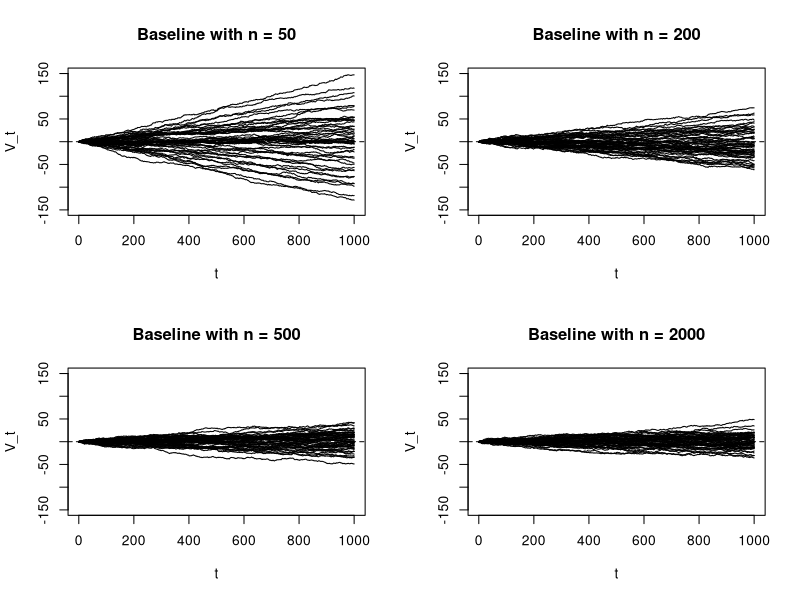
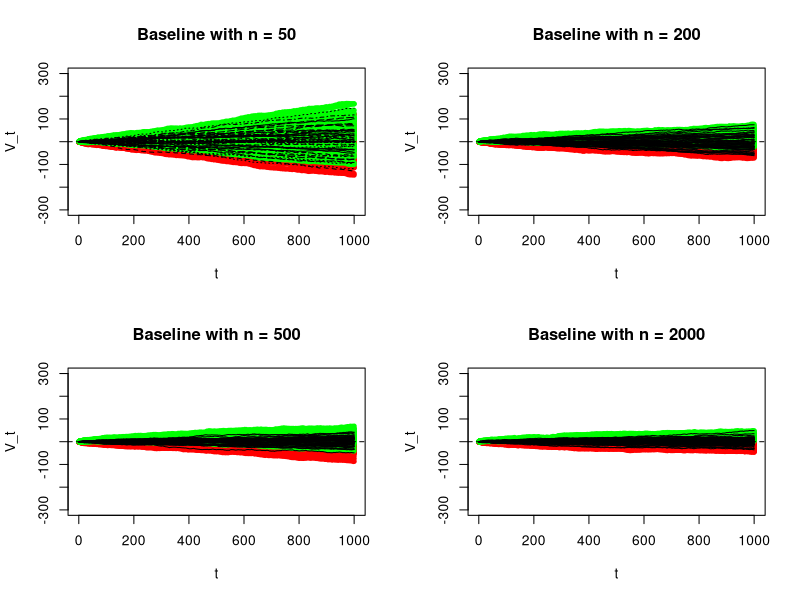
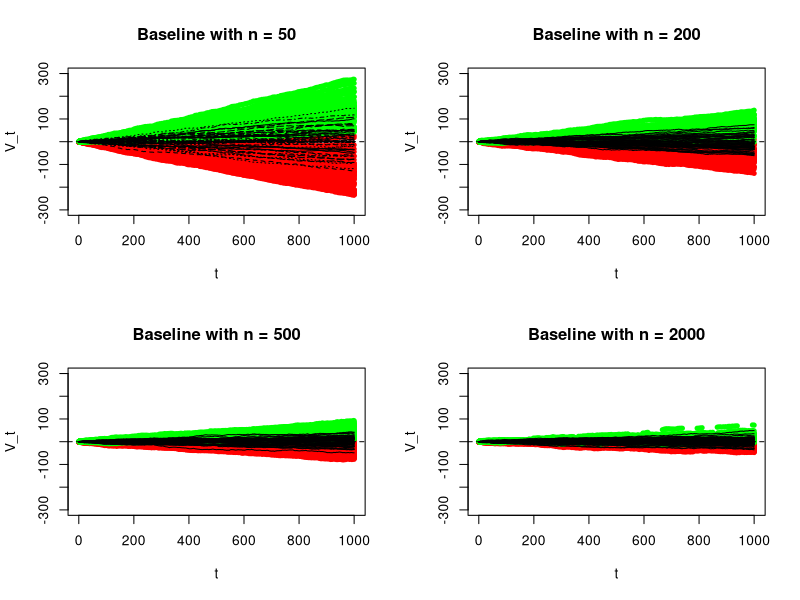

These charts were generated, in order, by the following R code:
rm(list = ls())
set.seed(10)
nbase1 <- 50
nbase2 <- 200
nbase3 <- 500
nbase4 <- 2000
vlad <- function(nbase){
  A <- matrix(nrow = 50, ncol = 1000)
  for(i in 1:50){
    xlogregbase <- data.frame(x1 = rbinom(nbase, 1, 0.2), x2 = runif(nbase, 0, 1), x3 = rnorm(nbase, 0, 2))
    xlogregrun <- data.frame(x1 = rbinom(1000, 1, 0.2), x2 = runif(1000, 0, 1), x3 = rnorm(1000, 0, 2))
    xbetabase <- xlogregbase$x1 + xlogregbase$x2 + xlogregbase$x3
    xbetarun <- xlogregrun$x1 + xlogregrun$x2 + xlogregrun$x3
    xlogregbase$y <- rbinom(nbase, size = 1, prob = exp(xbetabase)/(1+exp(xbetabase)))
    xlogregrun$y <- rbinom(1000, size = 1, prob = exp(xbetarun)/(1+exp(xbetarun)))
    regmod <- glm(y~x1+x2+x3, data <- xlogregbase, family = binomial("logit"))
    pred <- predict(regmod, newdata = xlogregrun, type = "response")
    V <- numeric(0)
    V[1] <- pred[1] - xlogregrun$y[1]
    for(j in 2:1000){
      V[j] <- V[j-1] + (pred[j] - xlogregrun$y[j])
    }
    dim(V) <- c(1000, 1)
    A[i, ] <- V
  }
  return(A)
}
vlad1 <- vlad(nbase1)
vlad2 <- vlad(nbase2)
vlad3 <- vlad(nbase3)
vlad4 <- vlad(nbase4)
par(mfrow = c(2, 2))
matplot(t(vlad1), type = "l", lty = 1, main = "Baseline with n = 50", col = 1, 
        ylim = c(-150, 150), ylab = "V_t", xlab = "t")
abline(h = 0, lty = 2)
matplot(t(vlad2), type = "l", lty = 1, main = "Baseline with n = 200", col = 1,  
        ylim = c(-150, 150), ylab = "V_t", xlab = "t")
abline(h = 0, lty = 2)
matplot(t(vlad3), type = "l", lty = 1, main = "Baseline with n = 500", col = 1, 
        ylim = c(-150, 150), ylab = "V_t", xlab = "t")
abline(h = 0, lty = 2)
matplot(t(vlad4), type = "l", lty = 1, main = "Baseline with n = 2000", col = 1,  
        ylim = c(-150, 150), ylab = "V_t", xlab = "t")
abline(h = 0, lty = 2)

#CI_function
vlad_ci <- function(nbase){
  A <- matrix(nrow = 50, ncol = 1000) #Lower_limit
  B <- matrix(nrow = 50, ncol = 1000) #Upper_limit
  for(i in 1:50){
    xlogregbase <- data.frame(x1 = rbinom(nbase, 1, 0.2), x2 = runif(nbase, 0, 1), x3 = rnorm(nbase, 0, 2))
    xlogregrun <- data.frame(x1 = rbinom(1000, 1, 0.2), x2 = runif(1000, 0, 1), x3 = rnorm(1000, 0, 2))
    xbetabase <- xlogregbase$x1 + xlogregbase$x2 + xlogregbase$x3
    xbetarun <- xlogregrun$x1 + xlogregrun$x2 + xlogregrun$x3
    xlogregbase$y <- rbinom(nbase, size = 1, prob = exp(xbetabase)/(1+exp(xbetabase)))
    xlogregrun$y <- rbinom(1000, size = 1, prob = exp(xbetarun)/(1+exp(xbetarun)))
    regmod <- glm(y~x1+x2+x3, data = xlogregbase, family = binomial("logit"))
    p_0 <- predict(regmod, newdata = xlogregrun, type = "response")
    p_0.average <- mean(p_0)
    regmodrun <- glm(y~x1+x2+x3, data = xlogregrun, family = binomial("logit"))
    t <- seq(from=1, to = length(xlogregrun$y))
    p_1 <- predict(regmodrun, newdata = xlogregrun, type = "response")
    n_0 <- length(xlogregbase$y)
    V.nonrisk.mean <- cumsum(p_0-p_1)
    V.norisk.var <- cumsum(p_1*(1-p_1))
    V.norisk.se <- sqrt(V.norisk.var)
    V <- numeric(0)
    V[1] <- p_0[1] - xlogregrun$y[1]
    for(j in 2:1000){
      V[j] <- V[j-1] + (p_0[j] - xlogregrun$y[j])
    }
    dim(V) <- c(1000, 1)
    V.min <- V - 1.96*V.norisk.se
    V.max <- V + 1.96*V.norisk.se
    A[i, ] <- V.min
    B[i, ] <- V.max
  }
  ci <- list(A, B)
  return(ci)
}
ci1 <- vlad_ci(nbase1)
lower_limit1 <- ci1[[1]]
upper_limit1 <- ci1[[2]]
ci2 <- vlad_ci(nbase2)
lower_limit2 <- ci2[[1]]
upper_limit2 <- ci2[[2]]
ci3 <- vlad_ci(nbase3)
lower_limit3 <- ci3[[1]]
upper_limit3 <- ci3[[2]]
ci4 <- vlad_ci(nbase4)
lower_limit4 <- ci4[[1]]
upper_limit4 <- ci4[[2]]
par(mfrow = c(2, 2))
matplot(t(lower_limit1), type = "l", col = "red", lwd = 5, ylim = c(-300, 300), ylab = "V_t",
        main = "Baseline with n = 50", xlab = "t", lty = 1)
matlines(t(upper_limit1), col = "green", lwd = 5, lty = 1)
matlines(t(vlad1), col = "black", lwd = 1)
abline(h = 0, lty = 2)
matplot(t(lower_limit2), type = "l", col = "red", lwd = 5, ylim = c(-300, 300), ylab = "V_t",
        main = "Baseline with n = 200", xlab = "t", lty = 1)
matlines(t(upper_limit2), col = "green", lwd = 5, lty = 1)
matlines(t(vlad2), col = "black", lty = 1)
abline(h = 0, lty = 2)
matplot(t(lower_limit3), type = "l", col = "red", lwd = 5, ylim = c(-300, 300), ylab = "V_t",
        main = "Baseline with n = 500", xlab = "t", lty = 1)
matlines(t(upper_limit3), col = "green", lwd = 5, lty = 1)
matlines(t(vlad3), col = "black", lty = 1, lwd = 1)
abline(h = 0, lty = 2)
matplot(t(lower_limit4), type = "l", col = "red", lwd = 5, ylim = c(-300, 300), ylab = "V_t",
        main = "Baseline with n = 2000", xlab = "t", lty = 1)
matlines(t(upper_limit4), col = "green", lwd = 5)
matlines(t(vlad4), col = "black", lty = 1)
abline(h = 0, lty = 2)

#Improved
#CI_function
vlad_ci <- function(nbase){
  A <- matrix(nrow = 50, ncol = 1000) #Lower_limit
  B <- matrix(nrow = 50, ncol = 1000) #Upper_limit
  for(i in 1:50){
    xlogregbase <- data.frame(x1 = rbinom(nbase, 1, 0.2), x2 = runif(nbase, 0, 1), x3 = rnorm(nbase, 0, 2))
    xlogregrun <- data.frame(x1 = rbinom(1000, 1, 0.2), x2 = runif(1000, 0, 1), x3 = rnorm(1000, 0, 2))
    xbetabase <- xlogregbase$x1 + xlogregbase$x2 + xlogregbase$x3
    xbetarun <- xlogregrun$x1 + xlogregrun$x2 + xlogregrun$x3
    xlogregbase$y <- rbinom(nbase, size = 1, prob = exp(xbetabase)/(1+exp(xbetabase)))
    xlogregrun$y <- rbinom(1000, size = 1, prob = exp(xbetarun)/(1+exp(xbetarun)))
    regmod <- glm(y~x1+x2+x3, data = xlogregbase, family = binomial("logit"))
    p_0 <- predict(regmod, newdata = xlogregrun, type = "response")
    p_0.average <- mean(p_0)
    regmodrun <- glm(y~x1+x2+x3, data = xlogregrun, family = binomial("logit"))
    t <- seq(from=1, to = length(xlogregrun$y))
    p_1 <- predict(regmodrun, newdata = xlogregrun, type = "response")
    n_0 <- length(xlogregbase$y)
    V.nonrisk.mean <- cumsum(p_0-p_1)
    V.norisk.var <- ((t^2)/(n_0))*p_0.average*(1-p_0.average)+cumsum(p_0.average*(1-p_0.average))
    V.norisk.se <- sqrt(V.norisk.var)
    V <- numeric(0)
    V[1] <- p_0[1] - xlogregrun$y[1]
    for(j in 2:1000){
      V[j] <- V[j-1] + (p_0[j] - xlogregrun$y[j])
    }
    dim(V) <- c(1000, 1)
    V.min <- V - 1.96*V.norisk.se
    V.max <- V + 1.96*V.norisk.se
    A[i, ] <- V.min
    B[i, ] <- V.max
  }
  ci <- list(A, B)
  return(ci)
}
ci1 <- vlad_ci(nbase1)
lower_limit1 <- ci1[[1]]
upper_limit1 <- ci1[[2]]
ci2 <- vlad_ci(nbase2)
lower_limit2 <- ci2[[1]]
upper_limit2 <- ci2[[2]]
ci3 <- vlad_ci(nbase3)
lower_limit3 <- ci3[[1]]
upper_limit3 <- ci3[[2]]
ci4 <- vlad_ci(nbase4)
lower_limit4 <- ci4[[1]]
upper_limit4 <- ci4[[2]]
par(mfrow = c(2, 2))
matplot(t(lower_limit1), type = "l", col = "red", lwd = 5, ylim = c(-300, 300), ylab = "V_t",
        main = "Baseline with n = 50", xlab = "t", lty = 1)
matlines(t(upper_limit1), col = "green", lwd = 5, lty = 1)
matlines(t(vlad1), col = "black", lwd = 1)
abline(h = 0, lty = 2)
matplot(t(lower_limit2), type = "l", col = "red", lwd = 5, ylim = c(-300, 300), ylab = "V_t",
        main = "Baseline with n = 200", xlab = "t", lty = 1)
matlines(t(upper_limit2), col = "green", lwd = 5, lty = 1)
matlines(t(vlad2), col = "black", lty = 1)
abline(h = 0, lty = 2)
matplot(t(lower_limit3), type = "l", col = "red", lwd = 5, ylim = c(-300, 300), ylab = "V_t",
        main = "Baseline with n = 500", xlab = "t", lty = 1)
matlines(t(upper_limit3), col = "green", lwd = 5, lty = 1)
matlines(t(vlad3), col = "black", lty = 1, lwd = 1)
abline(h = 0, lty = 2)
matplot(t(lower_limit4), type = "l", col = "red", lwd = 5, ylim = c(-300, 300), ylab = "V_t",
        main = "Baseline with n = 2000", xlab = "t", lty = 1)
matlines(t(upper_limit4), col = "green", lwd = 5)
matlines(t(vlad4), col = "black", lty = 1)
abline(h = 0, lty = 2)